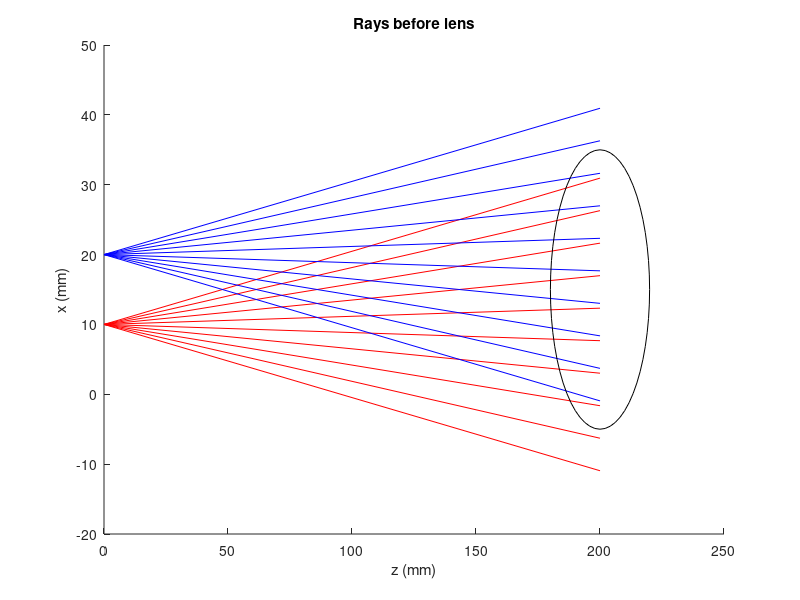
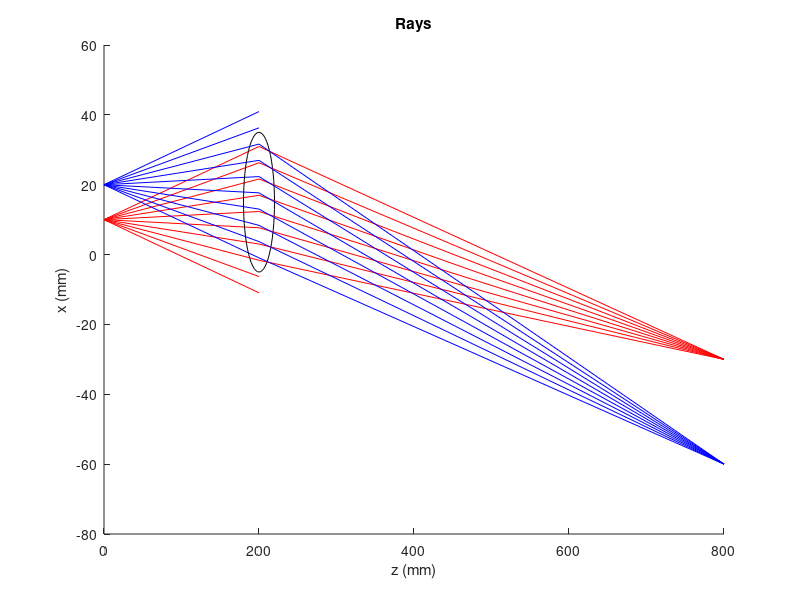

MATLAB code to generate these figures, in order:
clear;
close all;



% Defining initial parameters
x1 = 10;
x2 = 20;
y1 = 0;
y2 = 0;

theta_x1 = linspace(-pi/30,pi/30,10);
theta_x2 = linspace(-pi/30,pi/30,10);



d1 = 200;

d2 = 600;

f = 150;


% Initial Ray, 
%red rays
ray_in_1 = [x1*ones(1,10); theta_x1; zeros(1,10); zeros(1,10)];

%blue rays
ray_in_2 = [x2*ones(1,10); theta_x2; zeros(1,10); zeros(1,10)];

% Transition matrix for d1
M_d1 = [1 d1 0 0; 0 1 0 0; 0 0 1 d1; 0 0 0 1];

% Transition matrix for f - lens
M_f = [1 0 0 0; -1/f 1 0 0; 0 0 1 0; 0 0 -1/f 1];

% Transition matrix for d2
M_d2 = [1 d2 0 0; 0 1 0 0; 0 0 1 d2; 0 0 0 1];

% initialize for ray out before lens
ray_d1_1 = zeros(4,10);
ray_d1_2 = zeros(4,10);


% compute the position of rays right before the lens
for i = 1:length(ray_d1_1)
    ray_d1_1(:,i) = M_d1 * ray_in_1(:,i);
    ray_d1_2(:,i) = M_d1 * ray_in_2(:,i);
end

%plotting the rays and the lens before crossing


% rays in z
ray_z_d1_1 = [zeros(1,size(ray_in_1,2)); d1*ones(1,size(ray_in_1,2))];
ray_z_d1_2 = [zeros(1,size(ray_in_2,2)); d1*ones(1,size(ray_in_2,2))];

%lens
radius_lens = 20;
lens_x = 15;
%the lens
pos = [d1-radius_lens lens_x-radius_lens 2*radius_lens 2*radius_lens];

figure;
hold on;
plot(ray_z_d1_1, [ray_in_1(1,:); ray_d1_1(1,:)],"Color",'red');
plot(ray_z_d1_2, [ray_in_2(1,:); ray_d1_2(1,:)],'Color','blue');
rectangle('Position', pos, 'Curvature', [1, 1], 'EdgeColor', 'k');
xlabel('z (mm)');
ylabel('x (mm)');
title('Rays before lens')
hold off;


% -----------Compute the final position of rays after the lens

% only count the rays that cross the lens
rays_lens_1 = [];
rays_lens_2 = [];

%if the difference is within the radius of the lens
for i = 1: length(ray_d1_1)
    if abs(ray_d1_1(1,i)-lens_x) < radius_lens
        rays_lens_1 = [rays_lens_1 ray_d1_1(:,i)];
    end
    if abs(ray_d1_2(1,i)-lens_x) < radius_lens
        rays_lens_2 = [rays_lens_2 ray_d1_2(:,i)]; 
    end
end

% compute the bend by lens

rays_f_1 = zeros(4,length(rays_lens_1));
rays_f_2 = zeros(4,length(rays_lens_2));

for i = 1:length(rays_lens_1)
    rays_f_1(:,i) = M_f * rays_lens_1(:,i);
end

for i = 1:length(rays_lens_2)
    rays_f_2(:,i) = M_f * rays_lens_2(:,i);
end

% compute final position

rays_out_1 = zeros(4,length(rays_f_1));
rays_out_2 = zeros(4,length(rays_f_2));

for i = 1:length(rays_f_1)
    rays_out_1(:,i) = M_d2 * rays_f_1(:,i);
end
for i = 1:length(rays_f_2)
    rays_out_2(:,i) = M_d2 * rays_f_2(:,i);
end

%plotting the whole thing

rays_zf_1 = [d1 * ones(1, size(rays_lens_1, 2));
    (d2 + d1) * ones(1, size(rays_lens_1, 2))];

rays_zf_2 = [d1 * ones(1, size(rays_lens_2, 2));
    (d2 + d1) * ones(1, size(rays_lens_2, 2))];

figure;
hold on;
plot(ray_z_d1_1, [ray_in_1(1,:); ray_d1_1(1,:)],"Color",'red');
plot(ray_z_d1_2, [ray_in_2(1,:); ray_d1_2(1,:)],"Color",'blue');
rectangle('Position', pos, 'Curvature', [1, 1], 'EdgeColor', 'k');
plot(rays_zf_1, [rays_lens_1(1,:);rays_out_1(1,:)],"Color",'red');
plot(rays_zf_2, [rays_lens_2(1,:);rays_out_2(1,:)],'Color','blue');
xlabel('z (mm)');
ylabel('x (mm)');
title('Rays')
hold off;


















